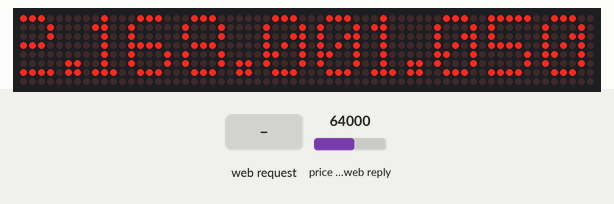
Bench run of a sketch on a simulated ESP8266 (NodeMCU). Shown: 64×8 LED matrix. The inputs (shaded band) are chosen by the test bench; at power-on: price in the web reply 64000. WiFi joins after 1.5 s; servers stay silent unless stated; web services answer with replies made up by the test bench; what the sketch prints to the serial monitor is not drawn.

Above: at 10.2 s.
10.3 s: HTTP request GET /products received
At 10.67 s:
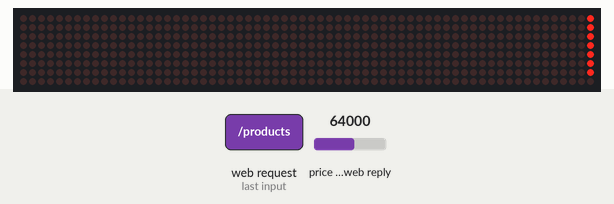
At 11.27 s:
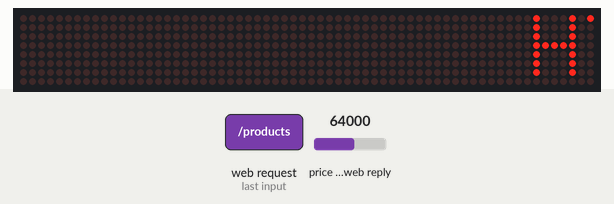
15.0 s: HTTP request GET /api/v1/ticker/price?symbol=BTCUSDC received
18.0 s: price in the web reply set to 79250
At 19.26 s:
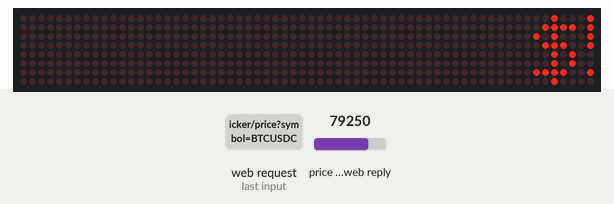

The sketch:

TickerV2.ino
```cpp
#include "ESP8266WiFi.h"
#include "WiFiClientSecure.h"
#include "ArduinoJson.h"
#include <MD_MAX72xx.h>
#include <SPI.h>
#include <stdio.h>


// Define the number of devices we have in the chain and the hardware interface
// NOTE: These pin numbers will probably not work with your hardware and may
// need to be adapted
#define HARDWARE_TYPE MD_MAX72XX::FC16_HW
#define MAX_DEVICES 8

#define CLK_PIN   D5 // or SCK
#define DATA_PIN  D7 // or MOSI
#define CS_PIN    D8 // or SS

// SPI hardware interface
MD_MAX72XX mx = MD_MAX72XX(HARDWARE_TYPE, CS_PIN, MAX_DEVICES);

// We always wait a bit between updates of the display
#define  DELAYTIME  100  // in milliseconds

const char* ssid = "";
const char* password = "";

const char* coinbaseHost = "api.pro.coinbase.com";
const char* coinbaseFingerprint = "9C B0 72 05 A4 F9 D7 4E 5A A4 06 5E DD 1F 1C 27 5D C2 F1 48";

const char* binanceHost = "api.binance.com";
const char* binanceFingerprint = "41 82 D2 BA 64 E3 36 F1 3C 5E 49 05 2A A0 AA CB D0 F7 2B B7";

// Create an instance of the server
// specify the port to listen on as an argument
WiFiServer server(80);

struct Coin {
  String url;
  String ticker;
  bool isCoinbaseCoin;
};

void scrollText(char *p) {
    uint8_t charWidth;
    uint8_t cBuf[8];  // this should be ok for all built-in fonts
    mx.clear();

    while (*p != '\0')
    {
        charWidth = mx.getChar(*p++, sizeof(cBuf) / sizeof(cBuf[0]), cBuf);

        for (uint8_t i=0; i<=charWidth; i++)  // allow space between characters
        {
            mx.transform(MD_MAX72XX::TSL);
            if (i < charWidth)
                mx.setColumn(0, cBuf[i]);
            delay(DELAYTIME);
        }
    }
}

void connectToWIFI() {
    Serial.println();
    Serial.print("connecting to ");
    Serial.println(ssid);
    WiFi.mode(WIFI_STA);
    WiFi.begin(ssid, password);
    while (WiFi.status() != WL_CONNECTED) {
        delay(500);
        Serial.print(".");
    }
    Serial.println("");
    Serial.println("WiFi connected");
    Serial.println("IP address: ");
    Serial.println(WiFi.localIP());

    // Start the server
    server.begin();
    Serial.println(F("Server Started"));

     // Set up first message as the IP address
    char firstMessage[255];
    sprintf(firstMessage, "%03d.%03d.%03d.%03d", WiFi.localIP()[0], WiFi.localIP()[1], WiFi.localIP()[2], WiFi.localIP()[3]);
    scrollText(firstMessage);
}


JsonObject& getJsonObject(String url, bool isCoinbaseCoin) {
    const size_t capacity = (isCoinbaseCoin) ? JSON_OBJECT_SIZE(7) + 252 : JSON_OBJECT_SIZE(2) + 74;
    DynamicJsonBuffer jsonBuffer(capacity);

    // Use WiFiClientSecure class to create TLS connection
    WiFiClientSecure client;
    client.setTimeout(10000);

    const char* host = (isCoinbaseCoin) ? coinbaseHost : binanceHost;
    const char* fingerprint = (isCoinbaseCoin) ? coinbaseFingerprint : binanceFingerprint;
    Serial.println(host);
    Serial.printf("Using fingerprint '%s'\n", fingerprint);
    client.setFingerprint(fingerprint);

    if (!client.connect(host, 443)) {
        Serial.println("connection failed");
        scrollText("Connection failed!");
        // No further work should be done if the connection failed
        return jsonBuffer.parseObject(client);
    }
    Serial.println(F("Connected!"));

    // Send HTTP Request
    String httpEnding = (isCoinbaseCoin) ? " HTTP/1.1\r\n" : " HTTP/1.0\r\n";
    client.print(String("GET ") + url + httpEnding +
                 "Host: " + host + "\r\n" +
                 "User-Agent: BuildFailureDetectorESP8266\r\n" +
                 "Connection: close\r\n\r\n");
    Serial.println("request sent");

    // Check HTTP Status
    char status[32] = {0};
    client.readBytesUntil('\r', status, sizeof(status));
    if (strcmp(status, "HTTP/1.1 200 OK") != 0) {
        Serial.print(F("Unexpected response: "));
        Serial.println(status);
        return jsonBuffer.parseObject(client);
    }

    // Skip HTTP headers
    char endOfHeaders[] = "\r\n\r\n";
    if (!client.find(endOfHeaders)) {
        Serial.println(F("Invalid response"));
        //scrollText("Invalid Response");
    }

    //Read reply from server
    //    Serial.println("[Response:]");
    //    while (client.connected() || client.available()) {
    //        if (client.available()) {
    //            String line = client.readStringUntil('\n');
    //            Serial.println(line);
    //        }
    //    }

    // Parse JSON object
    JsonObject& root = jsonBuffer.parseObject(client);
    if (!root.success()) {
        Serial.println(F("Parsing failed!"));
        //scrollText("JSON Parse Failed!");
    }

    // Disconnect
    client.stop();
    jsonBuffer.clear();
    return root;
}

float bitcoinPrice = 0.0;

float convertToUSD(float cryptoPrice) {
    if (bitcoinPrice == 0.0) { getBitcoinPrice(); }
    return bitcoinPrice * cryptoPrice;
}

void getBitcoinPrice() {
    JsonObject& root = getJsonObject("/api/v1/ticker/price?symbol=BTCUSDC", false);
    Serial.print("The Bitcoin price is:");
    Serial.println(root["price"].as<float>());
    bitcoinPrice = root["price"].as<float>();
}

void getCoinPrice(String url, String cryptoName, bool isCoinbaseCoin) {
    JsonObject& root = getJsonObject(url, isCoinbaseCoin);
    Serial.println("==========");
    Serial.println(F("Response:"));
    Serial.print("Symbol: ");
    Serial.println(root["symbol"].as<char*>());
    Serial.print("Price: ");
    Serial.println(root["price"].as<char*>());

    float cryptoPrice = root["price"].as<float>();
    cryptoPrice = (isCoinbaseCoin) ? cryptoPrice : convertToUSD(cryptoPrice);
    Serial.println(cryptoPrice);
    Serial.println("==========");
    String output = cryptoName + " $" + String(cryptoPrice);
    Serial.println(output);

    // Update the bitcoinPrice if the User requests the Bitcoin Price
    bitcoinPrice = (cryptoName == "BTC") ? cryptoPrice : bitcoinPrice;

    char *cstr = new char[output.length() + 1];
    strcpy(cstr, output.c_str());
    scrollText(cstr);
    delete [] cstr;
}

void setup() {
    // put your setup code here, to run once:
    mx.begin();
    Serial.begin(115200);
    connectToWIFI();
}

void loop() {
    // Check if a client has connected
    WiFiClient client = server.available();
    if(!client) {
        return;
    }
    Serial.println(F("new client"));
    client.setTimeout(5000); // Default is 1000

    // Read the first line of the request
    String req = client.readStringUntil('\r');
    Serial.println(F("Request: "));
    Serial.println(req);

    struct Coin currentCoin;

    // Match the request
    if (req.indexOf("/products") != -1) {
        // Example of req: GET /products/BTC-USD/ticker HTTP/1.1
        currentCoin.isCoinbaseCoin = true;
        currentCoin.url = req.substring(req.indexOf(' ') + 1, req.lastIndexOf('r') + 1);
        currentCoin.ticker = req.substring(14, req.indexOf('-'));
        Serial.println("Received coinbase Request! " + currentCoin.url);
    } else if (req.indexOf("/api/v1") != -1) {
        currentCoin.isCoinbaseCoin = false;
        // Example of req: GET /api/v1/ticker/price?symbol=XMRBTC HTTP/1.1
        currentCoin.url = req.substring(req.indexOf(' ') + 1, req.lastIndexOf('C') + 1);
        currentCoin.ticker = req.substring(req.indexOf('=') + 1, req.lastIndexOf('B'));
        Serial.println("Received Binance Request! " + currentCoin.url);
    }
    else {
        Serial.println(F("Invalid Request"));
        return;
    }
    getCoinPrice(currentCoin.url, currentCoin.ticker, currentCoin.isCoinbaseCoin);

    while (client.available()) {
        // byte by byte is not very efficient
        client.read();
    }

    // Send the response to the client
    // it is OK for multiple small client.print/write,
    // because nagle algorithm will group them into one single packet
    client.print(F("HTTP/1.1 200 OK\r\nContent-Type: text/html\r\n\r\n<!DOCTYPE HTML>\r\n<html>\r\nGPIO is now "));
    client.print(F("<br><br>Click <a href='http://"));
    client.print(WiFi.localIP());
    client.print(F("/gpio/1'>here</a> to switch LED GPIO on, or <a href='http://"));
    client.print(WiFi.localIP());
    client.print(F("/gpio/0'>here</a> to switch LED GPIO off.</html>"));

    // The client will actually be *flushed* then disconnected
    // when the function returns and 'client' object is destroyed (out-of-scope)
    // flush = ensure written data are received by the other side
    Serial.println(F("Disconnecting from client"));
}
```

Measured:
- after the input at 10.3 s, the display: changes after 0.28 s (image 1)
